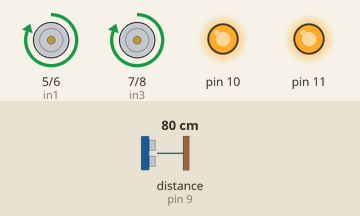
Bench run of a sketch on a simulated Arduino Uno, built with avr-gcc and run on an emulated ATmega328P. Shown: motor-driver pin pairs drawn as motors (green arrow = first pin HIGH = forward, orange = second pin HIGH = backward, longer = more drive), output pins drawn as LEDs (lit = HIGH). Wiring (inferred from the names in the program): ultrasonic range finder: trigger pin 9; echo pin 9. The test bench sets the inputs (shaded band); at power-on: distance to the obstacle (sensor on pin 9) 80 cm. The echo pulse lasts 58.3 µs per cm.

Above: at 1.2 s.
1.3 s: distance to the obstacle (sensor on pin 9) set to 23 cm
2.8 s: distance to the obstacle (sensor on pin 9) set to 18 cm
At 3.1 s:
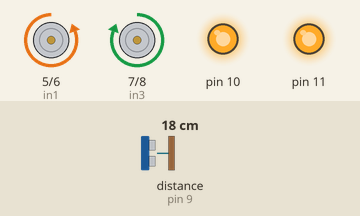
4.3 s: distance to the obstacle (sensor on pin 9) set to 35 cm
At 5.3 s:
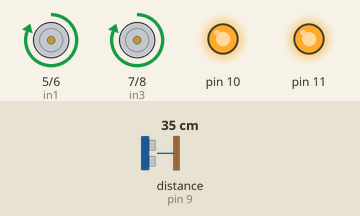
5.8 s: distance to the obstacle (sensor on pin 9) set to 2 cm
At 6.8 s:
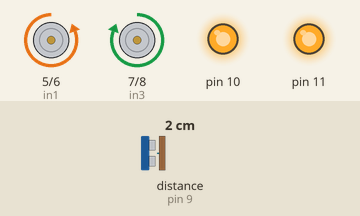
Timing chart, 0 to 8.3 s (numbered marks = the images above; inputs shaded):
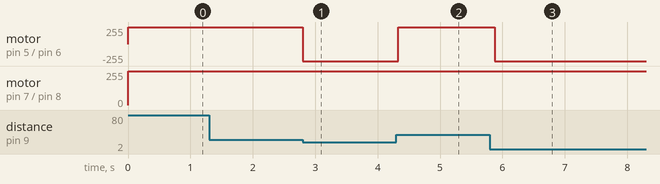

Measured:
- the behaviour switches between 21 and 20 cm on distance to the obstacle (sensor on pin 9) (found by bisection; images 0 and 1)
- after the input at 1.3 s, every drawn part: stays the same
- after the input at 2.8 s, motor on pin 5 (in1) / pin 6 (in2): forward 255/255 → backward 255/255 at once
- after the input at 4.3 s, motor on pin 5 (in1) / pin 6 (in2): backward 255/255 → forward 255/255 at once
- after the input at 5.8 s, motor on pin 5 (in1) / pin 6 (in2): forward 255/255 → backward 255/255 after 0.07 s

The sketch:

Code.ino
```cpp
const int pingPin = 9;

// Motor pins
int in1 = 5;
int in2 = 6;
int in3 = 7;
int in4 = 8;

void setup() {
  pinMode(in1, OUTPUT);
  pinMode(in2, OUTPUT);
  pinMode(in3, OUTPUT);
  pinMode(in4, OUTPUT);
  pinMode(10, OUTPUT);
pinMode(11, OUTPUT);

digitalWrite(10, HIGH);
digitalWrite(11, HIGH);
}

void loop() {
  long duration, distance;

  // Send ultrasonic pulse
  pinMode(pingPin, OUTPUT);
  digitalWrite(pingPin, LOW);
  delayMicroseconds(2);
  digitalWrite(pingPin, HIGH);
  delayMicroseconds(5);
  digitalWrite(pingPin, LOW);

  // Receive echo
  pinMode(pingPin, INPUT);
  duration = pulseIn(pingPin, HIGH);

  distance = duration * 0.034 / 2;

  if (distance < 20) {
    // Obstacle detected → Turn
    digitalWrite(in1, LOW);
    digitalWrite(in2, HIGH);
    digitalWrite(in3, HIGH);
    digitalWrite(in4, LOW);
  }
  else {
    // Move forward
    digitalWrite(in1, HIGH);
    digitalWrite(in2, LOW);
    digitalWrite(in3, HIGH);
    digitalWrite(in4, LOW);
  }

  delay(100);
}
```
